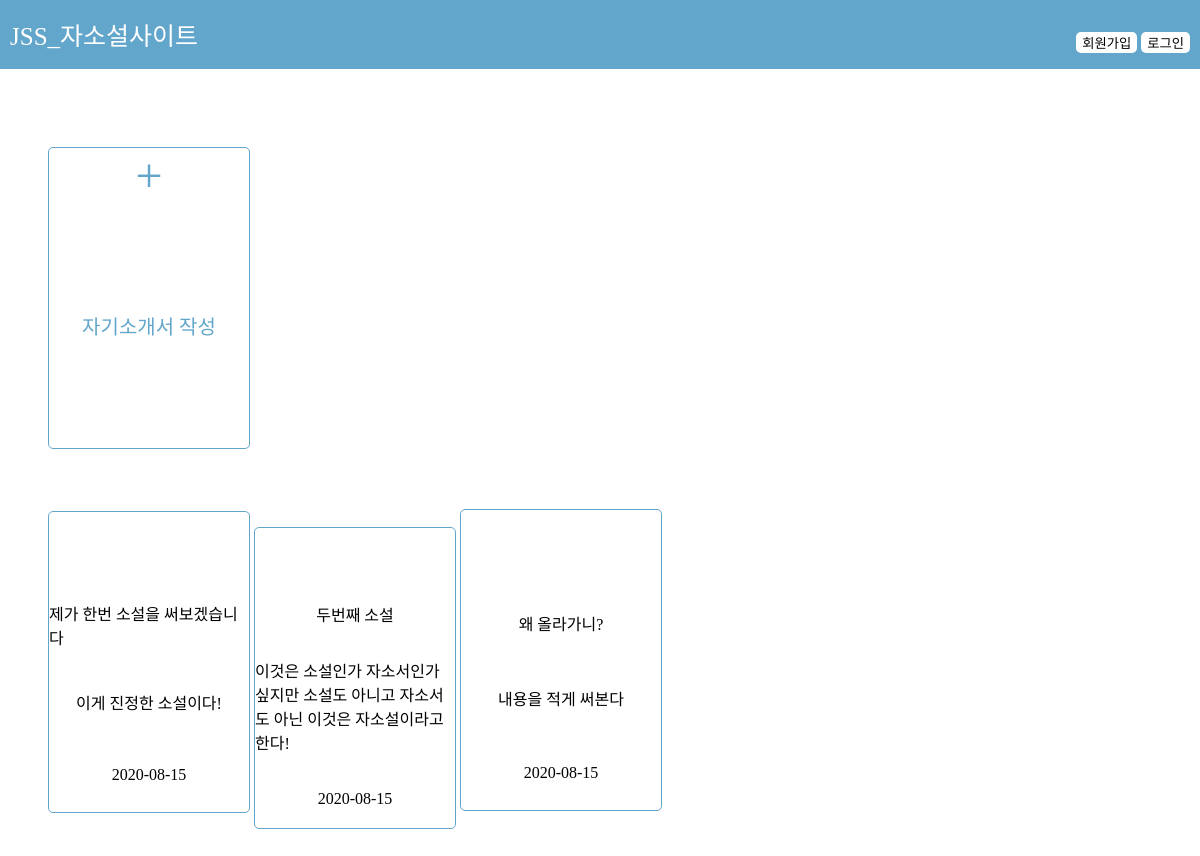
/, run on an earlier commit of the app's database.
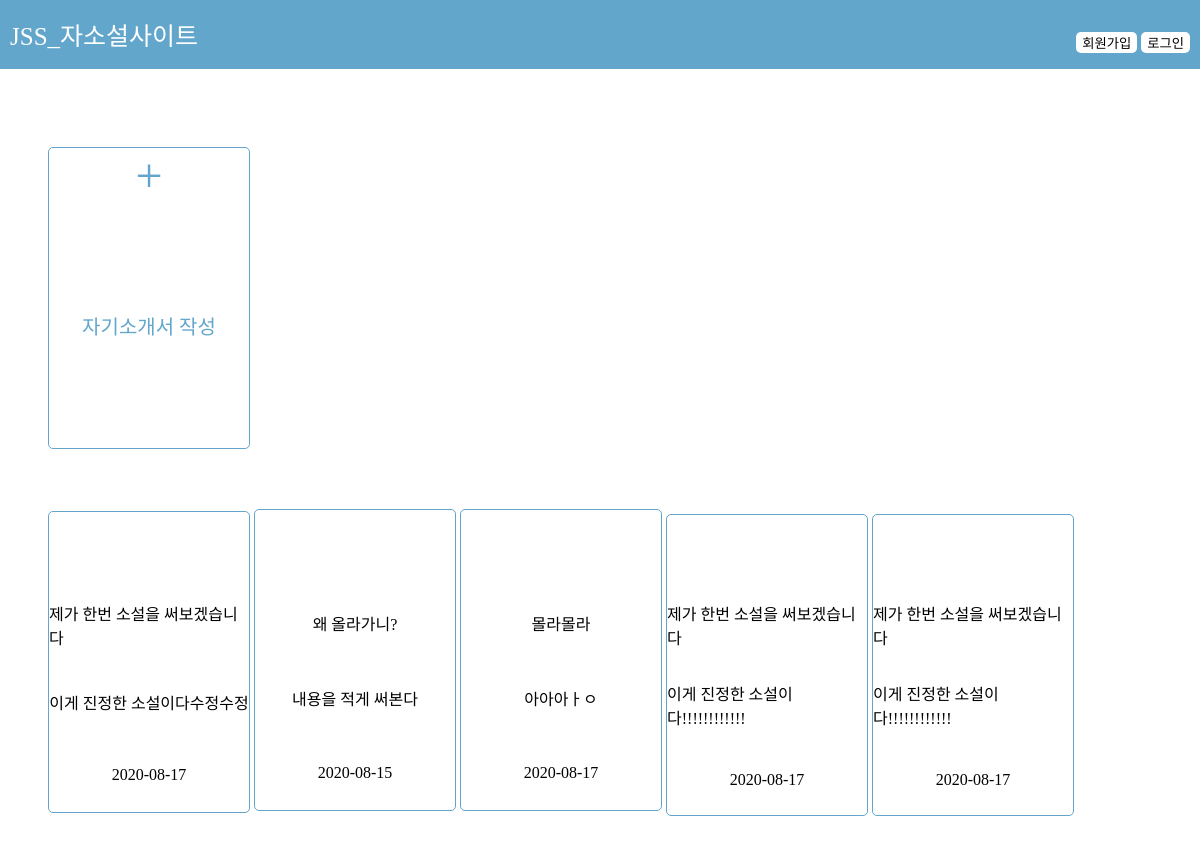
And on a later commit of the database.
### main/models.py (models this page shows)
class Jasoseol(models.Model):
    title = models.CharField(max_length=50)#max_length 필수
    content = models.TextField()
    updated_at = models.DateTimeField(auto_now=True)#자동으로 관리가 됨
    author = models.ForeignKey(User, on_delete=models.CASCADE)

### main/views.py (the view)
# urls.py: path('', index, name="index"),
def index(request):
    all_jss = Jasoseol.objects.all()
    return render(request, 'index.html', {'all_jss' : all_jss})

### main/templates/index.html (shortened to what this page needs)
{% extends 'base.html' %}
{% load static %}
{% block link %}{% static 'css/index.css' %}{% endblock %}
{% block content %}
<div class="create_jss">
    <a href="{% url 'create' %}">
        <div class="plus_btn">
            +
        </div>
    </a>
    <p>자기소개서 작성</p>
</div>
<br>
{% for jss in all_jss %}
<a href="{% url 'detail' jss.id %}">
    <div class="all_jss">
        <p>{{ jss.title }}</p>
        <p>{{ jss.content }}</p>
        <p>{{ jss.updated_at|date:"Y-m-d"}}</p>
    </div>
</a>
{% endfor %}
{% endblock %}

### main/templates/base.html (shortened to what this page needs)
{% load static %}
<!doctype html>
<html lang="ko-kr">
<head>
    <link rel="stylesheet" href="{% static 'css/base.css' %}">
    <link rel="stylesheet" href="{% block link %} {% endblock %}">
</head>
<body>
    <header>
        <div id="navbar">
            <a id="logo" href="{% url 'index' %}">
                <div class="title_label">JSS_자소설사이트</div>
            </a>
            <div id="login" class="collapse navbar-collapse">
                <div class="navbar-nav">
                    {% if user.is_authenticated %}
                    <a href="{% url 'logout' %}">
                        <button>로그아웃</button>
                    </a>
                    안녕하세요! {{ user }}님!
                    {% else %}
                    <a href="{% url 'signup' %}">
                        <button>회원가입</button>
                    </a>
                    <a href="{% url 'login' %}">
                        <button>로그인</button>
                    </a>
                    {% endif %}
                </div>
            </div>
        </div>
    </header>
    <main role="main">
        {% block content %}
        {% endblock %}
    </main>
</body>
</html>

### main/static/css/base.css (style rules this page uses)
a { text-decoration: none; }
html, body { margin: 0; padding:0; }
main { padding:3rem; float: center; }
#navbar { background-color:#63A6CC; display: flex; justify-content: space-between; }
.title_label { margin-top: 1rem; margin-bottom: 1rem; margin-left: 10px; display: flex; font-family: 'Lucida Sans'; color: white; font-size: 25px; }
#login { margin-top: 2rem; margin-bottom: 1rem; margin-right: 10px; display : flex; text-align: right; color: white; }
#login button { border-radius: 5px; border-color: black; border: none; background-color: white; }

### main/static/css/index.css (style rules this page uses)
a { text-decoration: none; }
.create_jss, .all_jss { width: 200px; height: 300px; border: 1px solid #63A6CC; display: flex; border-radius: 5px; flex-direction: column; align-items: center; margin-bottom: 30px; margin-top: 30px; display: inline-flex; }
.create_jss p { color: #63A6CC; font-size: 20px; }
.plus_btn { flex: 1; display: flex; align-items: center; color: #63A6CC; font-size: 3rem; }
p { flex: 1; display: flex; align-items: center; color: black; }

What changed in the data, as far as the page shows it:
removed Jasoseol: title "두번째 소설", content "이것은 소설인가 자소서인가 싶지만 소설도 아니고 자소서도 아닌 이것은 자소설이라고한다!", updated_at "2020-08-15"
changed Jasoseol: content "이게 진정한 소설이다!" → "이게 진정한 소설이다수정수정"; updated_at "2020-08-15" → "2020-08-17"
added Jasoseol: title "몰라몰라", content "아아아ㅏㅇ", updated_at "2020-08-17"
added Jasoseol: title "제가 한번 소설을 써보겠습니다", content "이게 진정한 소설이다!!!!!!!!!!!!", updated_at "2020-08-17"
added Jasoseol: title "제가 한번 소설을 써보겠습니다", content "이게 진정한 소설이다!!!!!!!!!!!!", updated_at "2020-08-17"
